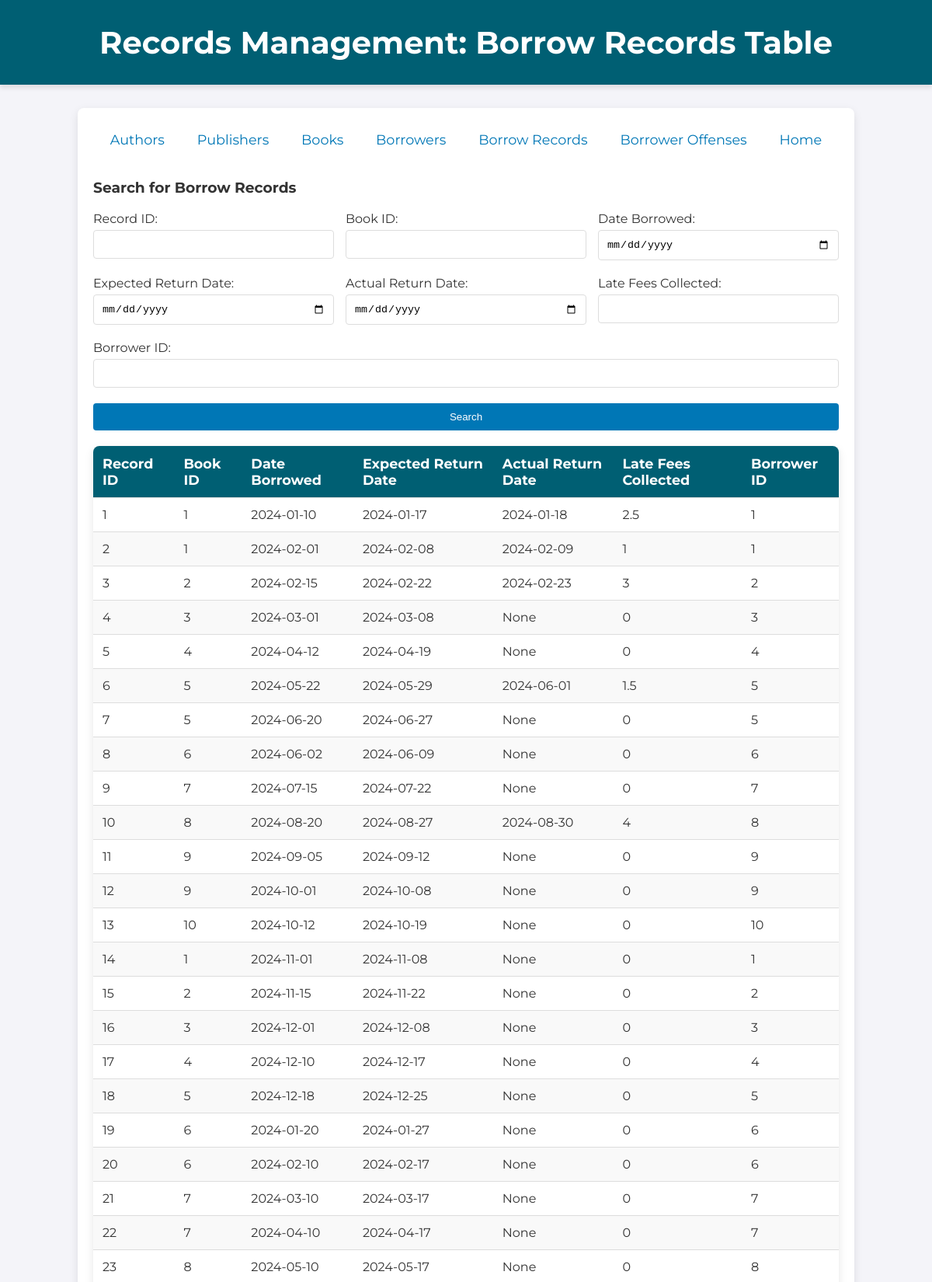
Page /borrowrecords (upper part) on the committed database.
### tables this page shows
CREATE TABLE BorrowRecords (
	record_id INT AUTO_INCREMENT PRIMARY KEY,
    book_id INT,
    date_borrowed DATE,
    date_expected_returned DATE,
    date_actual_returned DATE,
    late_fees_collected DECIMAL(10,2) DEFAULT 0.00,
    borrower_id INT,
    FOREIGN KEY (book_id) REFERENCES Books(book_id) ON DELETE SET NULL,
    FOREIGN KEY (borrower_id) REFERENCES Borrowers(borrower_id)ON DELETE SET NULL
);

### app.py (the view)
@app.route("/borrowrecords", methods=["GET", "POST"])
def borrowrecords():
    if request.method == "POST":
        record_id = request.form.get("record_id")
        book_id = request.form.get("book_id")
        date_borrowed = request.form.get("date_borrowed")
        date_expected_returned = request.form.get("date_expected_returned")
        date_actual_returned = request.form.get("date_actual_returned")
        late_fees_collected = request.form.get("late_fees_collected")
        borrower_id = request.form.get("borrower_id")
        query = "SELECT * FROM BorrowRecords WHERE 1=1"
        params = []
        if not record_id and not book_id and not date_borrowed and not date_expected_returned and not date_actual_returned and not late_fees_collected and not borrower_id:
            borrowrecords = db.execute("SELECT * FROM BorrowRecords")
        else:
            query = "SELECT * FROM BorrowRecords WHERE 1=1"
            params = []
            if record_id:
                try:
                    record_id = int(record_id)
                    query += " AND record_id = ?"
                    params.append(record_id)
                except ValueError:
                    return render_template("borrowrecords.html", borrowrecords=[], message="Invalid Record ID input")
            if book_id:
                try:
                    book_id = int(book_id)
                    query += " AND book_id = ?"
                    params.append(book_id)
                except ValueError:
                    return render_template("borrowrecords.html", borrowrecords=[], message="Invalid Book ID input")
            if date_borrowed:
                query += " AND date_borrowed = ?"
                params.append(date_borrowed)
            if date_expected_returned:
                query += " AND date_expected_returned = ?"
                params.append(date_expected_returned)
            if date_actual_returned:
                query += " AND date_actual_returned = ?"
                params.append(date_actual_returned)
            if late_fees_collected:
                try:
                    late_fees_collected = int(late_fees_collected)
                    query += " AND late_fees_collected = ?"
                    params.append(late_fees_collected)
                except ValueError:
                    return render_template("borrowrecords.html", borrowrecords=[], message="Invalid Late Fees Collected input")
            if borrower_id:
                try:
                    borrower_id = int(borrower_id)
                    query += " AND borrower_id = ?"
                    params.append(borrower_id)
                except ValueError:
                    return render_template("borrowrecords.html", borrowrecords=[], message="Invalid Borrower ID input")
            try:
                borrowrecords = db.execute(query, params)
            except Exception as e:
                print(f"Error executing query: {e}")
                return render_template("borrowrecords.html", borrowrecords=[], message="An error occurred while fetching borrow records.")
        return render_template("borrowrecords.html", borrowrecords=borrowrecords)
    else:
        borrowrecords = db.execute("SELECT * FROM BorrowRecords")
        return render_template("borrowrecords.html", borrowrecords=borrowrecords)

### app.py (called while the page is built)
@app.after_request
def after_request(response):
    response.headers["Cache-Control"] = "no-cache, no-store, must-revalidate"
    response.headers["Expires"] = 0
    response.headers["Pragma"] = "no-cache"
    return response

### templates/borrowrecords.html
{% extends "records.html" %}
{% block title %}
Borrow Records Table
{% endblock %}
{% block main %}
    <h3>Search for Borrow Records</h3>
    <form action="/borrowrecords" method="POST" class="form">
        <div class="form-row">
            <label>Record ID: <input autocomplete="off" min="1" name="record_id" type="number"></label>
            <label>Book ID: <input autocomplete="off" name="book_id" type="number"></label>
            <label>Date Borrowed: <input autocomplete="off" name="date_borrowed" type="date"></label>
        </div>
        <div class="form-row">
            <label>Expected Return Date: <input autocomplete="off" name="date_expected_returned" type="date"></label>
            <label>Actual Return Date: <input autocomplete="off" name="date_actual_returned" type="date"></label>
            <label>Late Fees Collected: <input autocomplete="off" name="late_fees_collected" step="0.01" min="0" type="number"></label>
        </div>
        <div class="form-row">
            <label>Borrower ID: <input autocomplete="off" name="borrower_id" type="number"></label>
        </div>
        <button type="submit">Search</button>
    </form>
    <table>
        <thead>
            <tr>
                <th>Record ID</th>
                <th>Book ID</th>
                <th>Date Borrowed</th>
                <th>Expected Return Date</th>
                <th>Actual Return Date</th>
                <th>Late Fees Collected</th>
                <th>Borrower ID</th>
            </tr>
        </thead>
        <tbody>
            {% for borrowrecord in borrowrecords %}
                <tr>
                    <td>{{ borrowrecord.record_id }}</td>
                    <td>{{ borrowrecord.book_id }}</td>
                    <td>{{ borrowrecord.date_borrowed }}</td>
                    <td>{{ borrowrecord.date_expected_returned }}</td>
                    <td>{{ borrowrecord.date_actual_returned }}</td>
                    <td>{{ borrowrecord.late_fees_collected }}</td>
                    <td>{{ borrowrecord.borrower_id }}</td>
                </tr>
            {% endfor %}
        </tbody>
    </table>
{% endblock %}

### static/styles.css (style rules this page uses)
body { font-family: 'Montserrat', sans-serif; background-color: #f4f4f9; color: #333; margin: 0; padding: 0; }
table { width: 100%; border-collapse: collapse; margin-top: 20px; border-radius: 8px; overflow: hidden; box-shadow: 0 4px 12px rgba(0, 0, 0, 0.1); }
table th, table td { padding: 12px; text-align: left; border-bottom: 1px solid #ddd; }
table th { background-color: #005f73; color: white; font-size: 1.1em; }
table tr:nth-child(even) { background-color: #f9f9f9; }
button { background-color: #0077b6; color: white; padding: 10px 20px; border: none; border-radius: 4px; cursor: pointer; transition: background-color 0.3s ease; }
.form { display: flex; flex-direction: column; gap: 20px; }
.form-row { display: flex; flex-wrap: wrap; gap: 15px; }
.form-row label { flex: 1 1 18%; }
.form-row select, .form-row input { width: 100%; padding: 10px; margin-top: 5px; border: 1px solid #ddd; border-radius: 4px; box-sizing: border-box; }

### rows in the picture
BorrowRecords: record_id "1", book_id "1", date_borrowed "2024-01-10", date_expected_returned "2024-01-17", date_actual_returned "2024-01-18", late_fees_collected "2.5", borrower_id "1"
BorrowRecords: record_id "2", book_id "1", date_borrowed "2024-02-01", date_expected_returned "2024-02-08", date_actual_returned "2024-02-09", late_fees_collected "1", borrower_id "1"
BorrowRecords: record_id "3", book_id "2", date_borrowed "2024-02-15", date_expected_returned "2024-02-22", date_actual_returned "2024-02-23", late_fees_collected "3", borrower_id "2"
BorrowRecords: record_id "4", book_id "3", date_borrowed "2024-03-01", date_expected_returned "2024-03-08", date_actual_returned "None", late_fees_collected "0", borrower_id "3"
BorrowRecords: record_id "5", book_id "4", date_borrowed "2024-04-12", date_expected_returned "2024-04-19", date_actual_returned "None", late_fees_collected "0", borrower_id "4"
BorrowRecords: record_id "6", book_id "5", date_borrowed "2024-05-22", date_expected_returned "2024-05-29", date_actual_returned "2024-06-01", late_fees_collected "1.5", borrower_id "5"
BorrowRecords: record_id "7", book_id "5", date_borrowed "2024-06-20", date_expected_returned "2024-06-27", date_actual_returned "None", late_fees_collected "0", borrower_id "5"
BorrowRecords: record_id "8", book_id "6", date_borrowed "2024-06-02", date_expected_returned "2024-06-09", date_actual_returned "None", late_fees_collected "0", borrower_id "6"
BorrowRecords: record_id "9", book_id "7", date_borrowed "2024-07-15", date_expected_returned "2024-07-22", date_actual_returned "None", late_fees_collected "0", borrower_id "7"
BorrowRecords: record_id "10", book_id "8", date_borrowed "2024-08-20", date_expected_returned "2024-08-27", date_actual_returned "2024-08-30", late_fees_collected "4", borrower_id "8"
BorrowRecords: record_id "11", book_id "9", date_borrowed "2024-09-05", date_expected_returned "2024-09-12", date_actual_returned "None", late_fees_collected "0", borrower_id "9"
BorrowRecords: record_id "12", book_id "9", date_borrowed "2024-10-01", date_expected_returned "2024-10-08", date_actual_returned "None", late_fees_collected "0", borrower_id "9"
BorrowRecords: record_id "13", book_id "10", date_borrowed "2024-10-12", date_expected_returned "2024-10-19", date_actual_returned "None", late_fees_collected "0", borrower_id "10"
BorrowRecords: record_id "14", book_id "1", date_borrowed "2024-11-01", date_expected_returned "2024-11-08", date_actual_returned "None", late_fees_collected "0", borrower_id "1"
BorrowRecords: record_id "15", book_id "2", date_borrowed "2024-11-15", date_expected_returned "2024-11-22", date_actual_returned "None", late_fees_collected "0", borrower_id "2"
BorrowRecords: record_id "16", book_id "3", date_borrowed "2024-12-01", date_expected_returned "2024-12-08", date_actual_returned "None", late_fees_collected "0", borrower_id "3"
BorrowRecords: record_id "17", book_id "4", date_borrowed "2024-12-10", date_expected_returned "2024-12-17", date_actual_returned "None", late_fees_collected "0", borrower_id "4"
BorrowRecords: record_id "18", book_id "5", date_borrowed "2024-12-18", date_expected_returned "2024-12-25", date_actual_returned "None", late_fees_collected "0", borrower_id "5"
BorrowRecords: record_id "19", book_id "6", date_borrowed "2024-01-20", date_expected_returned "2024-01-27", date_actual_returned "None", late_fees_collected "0", borrower_id "6"
BorrowRecords: record_id "20", book_id "6", date_borrowed "2024-02-10", date_expected_returned "2024-02-17", date_actual_returned "None", late_fees_collected "0", borrower_id "6"
BorrowRecords: record_id "21", book_id "7", date_borrowed "2024-03-10", date_expected_returned "2024-03-17", date_actual_returned "None", late_fees_collected "0", borrower_id "7"
BorrowRecords: record_id "22", book_id "7", date_borrowed "2024-04-10", date_expected_returned "2024-04-17", date_actual_returned "None", late_fees_collected "0", borrower_id "7"
BorrowRecords: record_id "23", book_id "8", date_borrowed "2024-05-10", date_expected_returned "2024-05-17", date_actual_returned "None", late_fees_collected "0", borrower_id "8"
